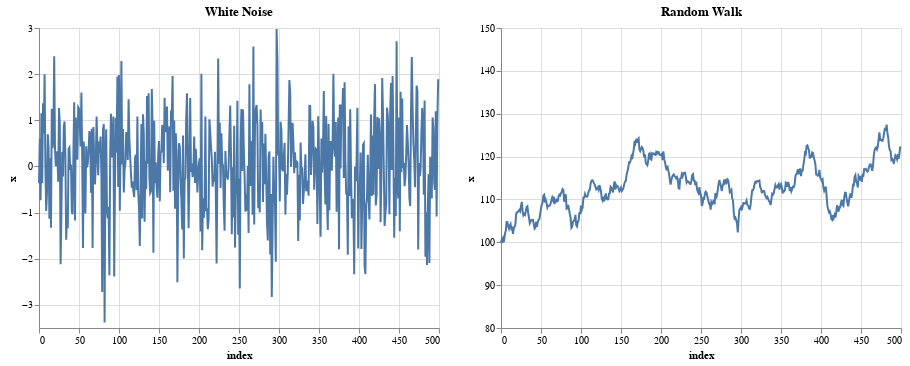

Here is the notebook cell this chart was saved with:
### Markdown cell above
>Note: It's easy to mistake randomness for seasonality. In the random walk chart below, it can appear that the data has some seasonality but does not!

### Code cell
#collapse-hide

#create white noise with N(0,1.5), 500 points
np.random.seed(578)
steps = np.random.normal(0,1,500)

noise = pd.DataFrame({"x":steps})
wnoise_chart = alt.Chart(noise.reset_index()).mark_line().encode(
    x='index', 
    y='x').properties(
    title="White Noise")

#Create random walk with N(0,1.5), 500 points

steps[0]=0
rwalk = pd.DataFrame({"x":100 + np.cumsum(steps)}).reset_index()
rwalk_chart = alt.Chart(rwalk).mark_line().encode(
    x='index', 
    y=alt.Y('x', scale=alt.Scale(domain=(80,150)))).properties(
    title="Random Walk")


wnoise_chart | rwalk_chart

### Figure 1 — Vega-Lite specification as saved in the notebook (floating-point values rounded to 4 significant figures; data arrays with more than 128 entries replaced by an {"elided": "..."} marker saying what was removed)
{"config": {"view": {"continuousWidth": 400, "continuousHeight": 300}}, "hconcat": [{"data": {"name": "data-4bd2cd9b9efd006a43376ddb836da82f"}, "mark": "line", "encoding": {"x": {"type": "quantitative", "field": "index"}, "y": {"type": "quantitative", "field": "x"}}, "title": "White Noise"}, {"data": {"name": "data-080e3b163c60ded0e688de8425e7160e"}, "mark": "line", "encoding": {"x": {"type": "quantitative", "field": "index"}, "y": {"type": "quantitative", "field": "x", "scale": {"domain": [80, 150]}}}, "title": "Random Walk"}], "$schema": "https://vega.github.io/schema/vega-lite/v4.0.2.json", "datasets": {"data-4bd2cd9b9efd006a43376ddb836da82f": {"elided": "500 records"}, "data-080e3b163c60ded0e688de8425e7160e": {"elided": "500 records"}}}
